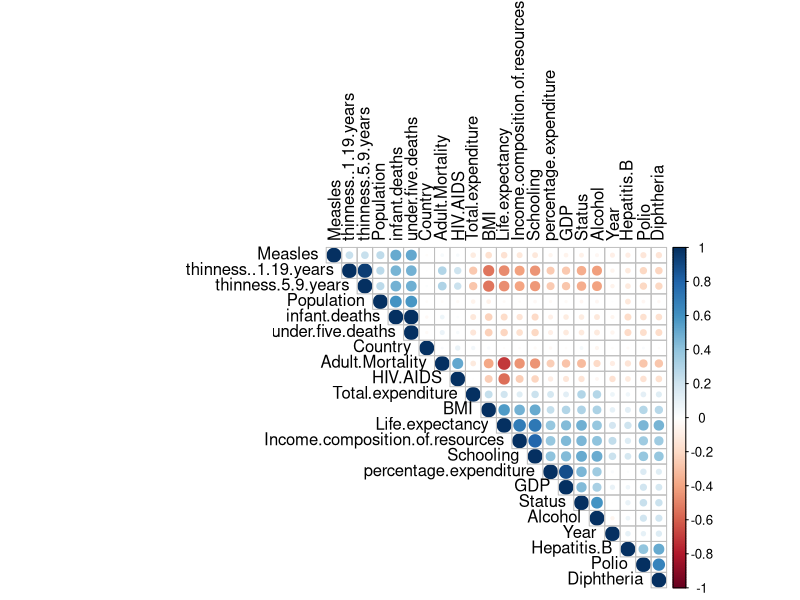

Generate this figure with R: (Note: this script raises an error after producing the figure.)
## ---- chunk 1
knitr::opts_chunk$set(echo = TRUE)
## ---- chunk 2
#install.packages("corrplot")
#install.packages("lemon")
#install.packages('e1071')
#install.packages('caTools')
#install.packages('dplyr')
#install.packages('ggplot2')
## ---- chunk 3
dataset = read.csv('Life_Expectancy_Data.csv')
dataset <- as.data.frame(dataset)
chart_dataset <- dataset

knitr::kable(head(dataset,1), format="markdown")
## ---- chunk 4
print(nrow(dataset))
print(ncol(dataset))
## ---- chunk 5
encode_ordinal <- function(x, order = unique(x)) {
  x <- as.numeric(factor(x, levels = order, exclude = NULL))
  x
}

dataset[["Country"]] <- encode_ordinal(dataset[["Country"]])
dataset[["Status"]] <- encode_ordinal(dataset[["Status"]])

for(i in 1:ncol(dataset)){
  dataset[is.na(dataset[,i]), i] <- mean(dataset[,i], na.rm = TRUE)
}
## ---- chunk 6
set.seed(123)
split = caTools::sample.split(dataset$Life.expectancy, SplitRatio = 3/4)
training_set = subset(dataset, split == TRUE)
test_set = subset(dataset, split == FALSE)
## ---- chunk 7
summary(training_set)
## ---- chunk 8
corr_matrix <- cor(training_set)
corrplot::corrplot(corr_matrix, type = "upper", order = "hclust", 
         tl.col = "black", tl.srt = 90)
## ---- chunk 9
sliderInput("year", "Choose year:", min = 2000, max = 2015, value = 2008)

selectInput(
      "countries",
      "Select Countries", 
      choices = unique(chart_dataset$Country),
      multiple = TRUE
      )

mydata <- reactive({
  library(dplyr)
  dplyr::filter(chart_dataset, Year == input$year, Country %in% input$countries)
})

renderPlot({

  # draw the histogram with the specified number of bins
  ggplot2::ggplot(data = mydata(), ggplot2::aes(x = Country, y = Life.expectancy)) +
    ggplot2::geom_bar(stat='identity') +
    ggplot2::geom_text(ggplot2::aes(label=Country))+

    ggplot2::ggtitle('Truth or Bluff (Random Forest Regression)') +
    ggplot2::xlab('Country') +
    ggplot2::ylab('Length of life')
})

## ---- chunk 10
training_set[,-4] = scale(training_set[-4])
test_set[,-4] = scale(test_set[-4])


regressor = e1071::svm(formula = Life.expectancy ~.,
                data = training_set,
                type = 'eps-regression')

y_pred = predict(regressor, test_set[-4])
## ---- chunk 11
Metrics::rmse(test_set[4], y_pred)
